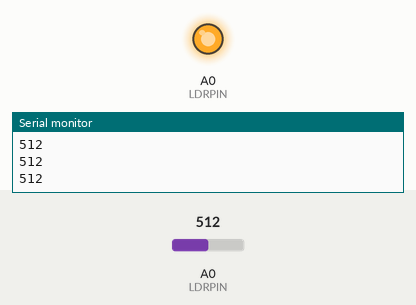
Bench run of a sketch on a simulated Arduino Uno, built with avr-gcc and run on an emulated ATmega328P. On the bench: output pins drawn as LEDs (lit = HIGH), the last lines printed to the serial monitor. Inputs (shaded band) come from the test bench; at power-on: A0 (LDRPIN) = 512.

Above: at 1.2 s.
1.3 s: A0 (LDRPIN) set to 219
2.8 s: A0 (LDRPIN) set to 188
At 3.5 s:
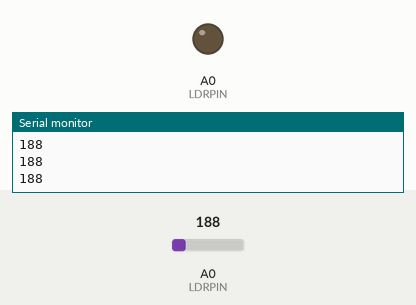
4.3 s: A0 (LDRPIN) set to 210
At 5.0 s:
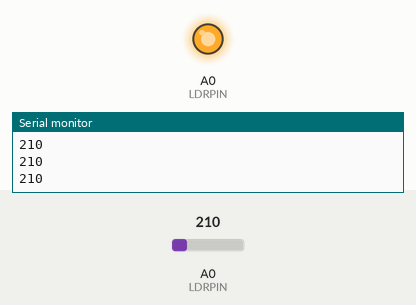
5.8 s: A0 (LDRPIN) set to 190
At 6.4 s:
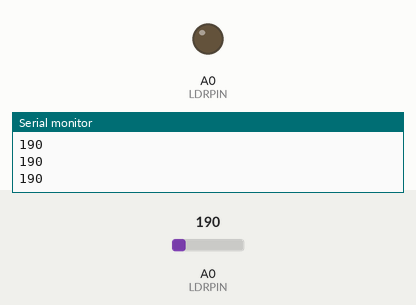
Timing chart, 0 to 8.3 s (numbered marks = the images above; inputs shaded):
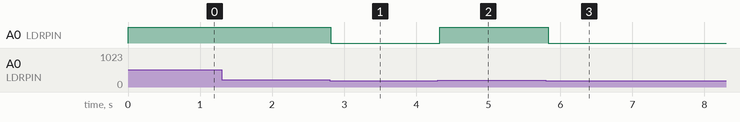

Measured:
- the behaviour switches between 201 and 200 on A0 (LDRPIN) (found by bisection; images 0 and 1)
- after the input at 2.8 s, A0 (LDRPIN): HIGH → LOW at once
- after the input at 4.3 s, A0 (LDRPIN): LOW → HIGH at once
- after the input at 5.8 s, A0 (LDRPIN): HIGH → LOW at once

The sketch:

ldrReaderToOpenLED.ino
```cpp
const int LDRPIN = A0;
const int LEDPIN = 14;
int ldrVal = 0;

void setup() {
  Serial.begin(115200);
  pinMode(LEDPIN, OUTPUT);
}

void loop() {
  ldrVal = analogRead(LDRPIN);
  Serial.println(ldrVal);
  if(ldrVal > 200) {
    digitalWrite(LEDPIN, HIGH);
  } else {
    digitalWrite(LEDPIN, LOW);
  }
  delay(50);
}
```
